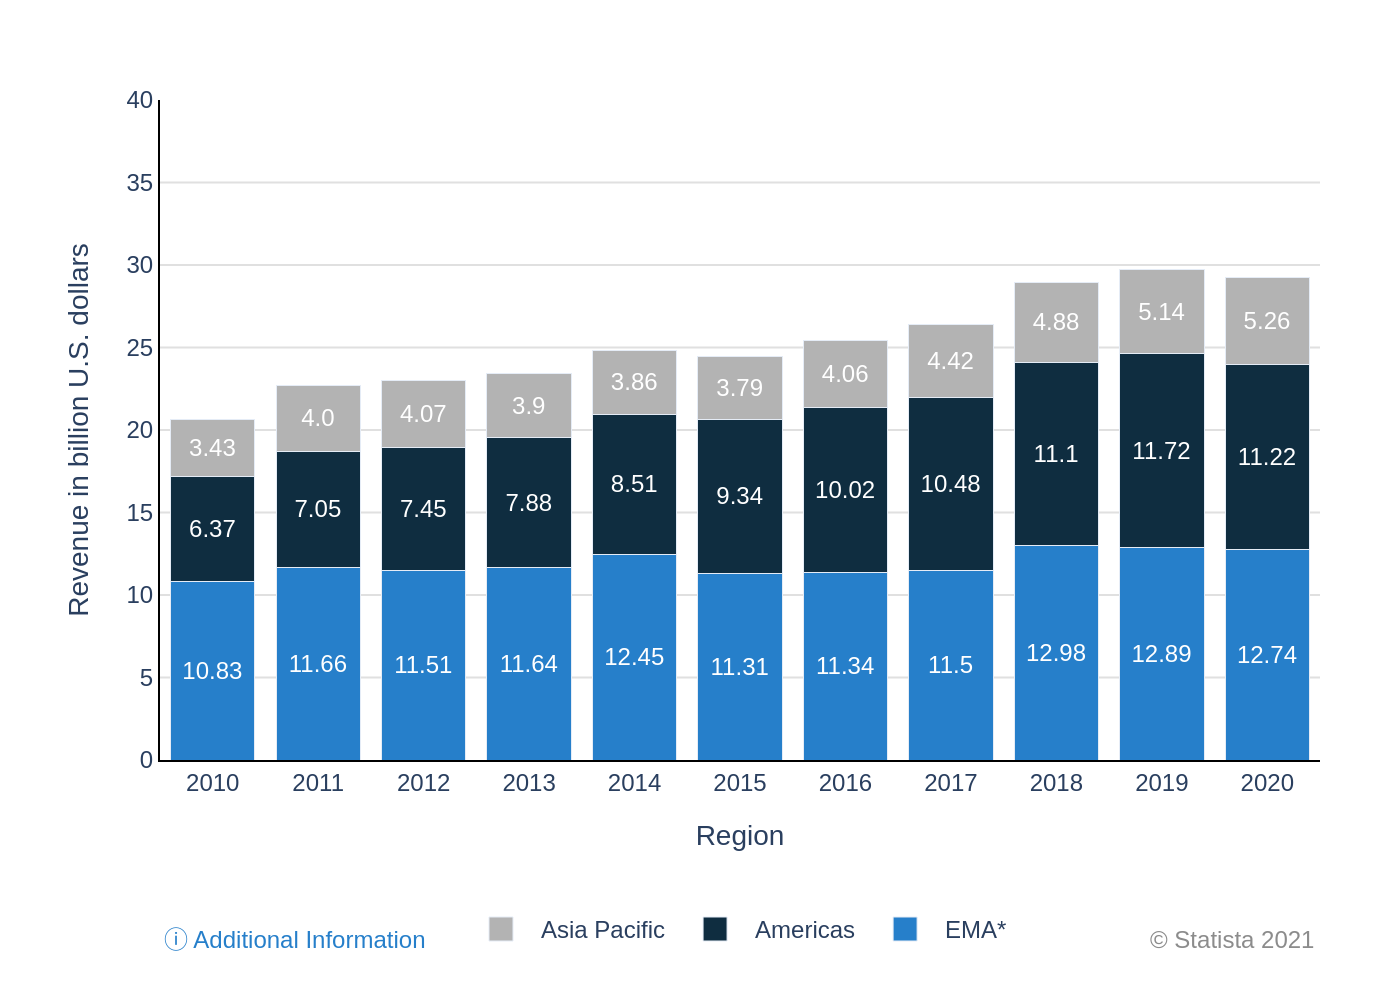

This chart was generated by the following Python code:
import sys
import os
import json
import plotly.graph_objects as go

if len(sys.argv) < 2:
    print("Usage: python create_chart.py <path_to_json_file>")
    sys.exit(1)

json_path = sys.argv[1]

try:
    with open(json_path, 'r', encoding='utf-8') as f:
        chart_info = json.load(f)
except FileNotFoundError:
    print(f"Error: JSON file not found at {json_path}")
    sys.exit(1)
except json.JSONDecodeError:
    print(f"Error: Could not decode JSON from {json_path}")
    sys.exit(1)

data = chart_info['chart_data']
texts = chart_info['texts']
colors = chart_info['colors']

fig = go.Figure()

for i, series in enumerate(data['series']):
    fig.add_trace(go.Bar(
        x=data['categories'],
        y=series['data'],
        name=texts['legend_labels'][i],
        marker_color=colors[i],
        text=series['data'],
        texttemplate='%{text}',
        textposition='inside',
        textfont=dict(color='white', family='Arial', size=12),
        insidetextanchor='middle'
    ))

fig.update_layout(
    barmode='stack',
    plot_bgcolor='white',
    font=dict(family="Arial", size=12),
    margin=dict(l=80, r=40, t=50, b=120),
    xaxis=dict(
        title=texts['x_axis_title'],
        type='category',
        showgrid=False,
        linecolor='black'
    ),
    yaxis=dict(
        title=texts['y_axis_title'],
        range=[0, 40],
        gridcolor='#e0e0e0',
        zeroline=False,
        linecolor='black'
    ),
    legend=dict(
        orientation="h",
        yanchor="bottom",
        y=-0.3,
        xanchor="center",
        x=0.5
    ),
    annotations=[
        dict(
            xref='paper', yref='paper',
            x=0, y=-0.3,
            xanchor='left', yanchor='bottom',
            text=f"ⓘ {texts['additional_info']}",
            showarrow=False,
            font=dict(family="Arial", color="#267fca")
        ),
        dict(
            xref='paper', yref='paper',
            x=1, y=-0.3,
            xanchor='right', yanchor='bottom',
            text=texts['source'],
            showarrow=False,
            font=dict(family="Arial", color="#8c8c8c")
        )
    ]
)

base_filename = os.path.splitext(os.path.basename(json_path))[0]
output_filename = f"{base_filename}.png"

fig.write_image(output_filename, scale=2)

print(f"Chart saved to {output_filename}")
